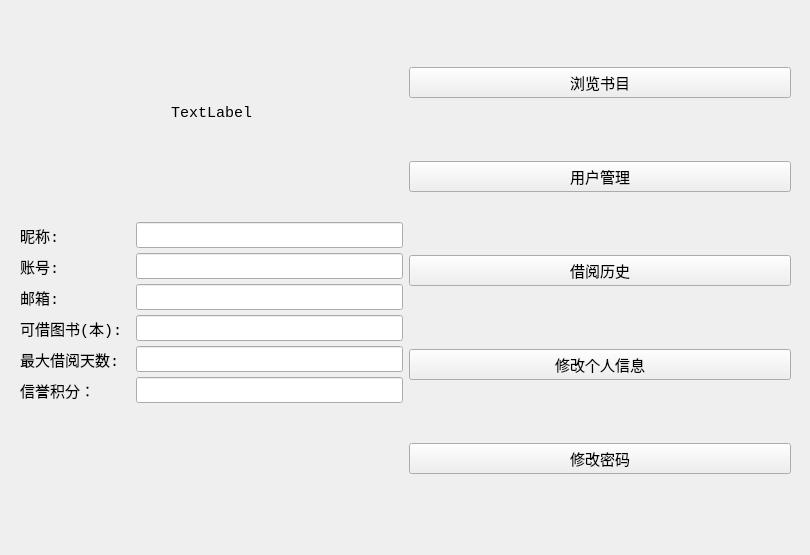
<?xml version="1.0" encoding="UTF-8"?>
<ui version="4.0">
 <class>MainWindow</class>
 <widget class="QWidget" name="MainWindow">
  <property name="geometry">
   <rect>
    <x>0</x>
    <y>0</y>
    <width>810</width>
    <height>555</height>
   </rect>
  </property>
  <property name="font">
   <font>
    <family>Consolas</family>
    <pointsize>11</pointsize>
   </font>
  </property>
  <property name="windowTitle">
   <string>Online library</string>
  </property>
  <property name="windowIcon">
   <iconset resource="images.qrc">
    <normaloff>:/icon.ico</normaloff>:/icon.ico</iconset>
  </property>
  <widget class="QWidget" name="horizontalLayoutWidget">
   <property name="geometry">
    <rect>
     <x>20</x>
     <y>10</y>
     <width>771</width>
     <height>521</height>
    </rect>
   </property>
   <layout class="QHBoxLayout" name="horizontalLayout" stretch="5,5">
    <item>
     <layout class="QVBoxLayout" name="verticalLayout_2" stretch="4,6">
      <item>
       <widget class="QLabel" name="headPho">
        <property name="text">
         <string>TextLabel</string>
        </property>
        <property name="alignment">
         <set>Qt::AlignCenter</set>
        </property>
       </widget>
      </item>
      <item>
       <layout class="QFormLayout" name="formLayout">
        <property name="horizontalSpacing">
         <number>5</number>
        </property>
        <property name="verticalSpacing">
         <number>5</number>
        </property>
        <item row="0" column="0">
         <widget class="QLabel" name="nameLabel">
          <property name="text">
           <string>昵称: </string>
          </property>
          <property name="buddy">
           <cstring>nameLine</cstring>
          </property>
         </widget>
        </item>
        <item row="0" column="1">
         <widget class="QLineEdit" name="nameLine">
          <property name="readOnly">
           <bool>true</bool>
          </property>
         </widget>
        </item>
        <item row="1" column="0">
         <widget class="QLabel" name="accountLabel">
          <property name="text">
           <string>账号: </string>
          </property>
          <property name="buddy">
           <cstring>accountLine</cstring>
          </property>
         </widget>
        </item>
        <item row="1" column="1">
         <widget class="QLineEdit" name="accountLine">
          <property name="readOnly">
           <bool>true</bool>
          </property>
         </widget>
        </item>
        <item row="3" column="1">
         <widget class="QLineEdit" name="landLine">
          <property name="readOnly">
           <bool>true</bool>
          </property>
         </widget>
        </item>
        <item row="3" column="0">
         <widget class="QLabel" name="landLabel">
          <property name="text">
           <string>可借图书(本): </string>
          </property>
         </widget>
        </item>
        <item row="4" column="0">
         <widget class="QLabel" name="periodLabel">
          <property name="frameShape">
           <enum>QFrame::NoFrame</enum>
          </property>
          <property name="text">
           <string>最大借阅天数: </string>
          </property>
         </widget>
        </item>
        <item row="4" column="1">
         <widget class="QLineEdit" name="periodLine">
          <property name="readOnly">
           <bool>true</bool>
          </property>
         </widget>
        </item>
        <item row="2" column="0">
         <widget class="QLabel" name="emailLabel">
          <property name="text">
           <string>邮箱: </string>
          </property>
         </widget>
        </item>
        <item row="2" column="1">
         <widget class="QLineEdit" name="emailLine">
          <property name="readOnly">
           <bool>true</bool>
          </property>
         </widget>
        </item>
        <item row="5" column="0">
         <widget class="QLabel" name="creditLabel">
          <property name="text">
           <string>信誉积分：</string>
          </property>
         </widget>
        </item>
        <item row="5" column="1">
         <widget class="QLineEdit" name="creditLine">
          <property name="readOnly">
           <bool>true</bool>
          </property>
         </widget>
        </item>
       </layout>
      </item>
     </layout>
    </item>
    <item>
     <layout class="QVBoxLayout" name="verticalLayout">
      <item>
       <widget class="QPushButton" name="listBook">
        <property name="text">
         <string>浏览书目</string>
        </property>
       </widget>
      </item>
      <item>
       <widget class="QPushButton" name="userList">
        <property name="text">
         <string>用户管理</string>
        </property>
       </widget>
      </item>
      <item>
       <widget class="QPushButton" name="landHistory">
        <property name="text">
         <string>借阅历史</string>
        </property>
       </widget>
      </item>
      <item>
       <widget class="QPushButton" name="changeInfo">
        <property name="text">
         <string>修改个人信息</string>
        </property>
       </widget>
      </item>
      <item>
       <widget class="QPushButton" name="changePwd">
        <property name="text">
         <string>修改密码</string>
        </property>
       </widget>
      </item>
     </layout>
    </item>
   </layout>
  </widget>
 </widget>
 <resources>
  <include location="images.qrc"/>
 </resources>
 <connections/>
</ui>
